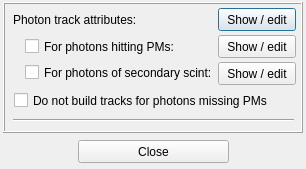
<?xml version="1.0" encoding="UTF-8"?>
<ui version="4.0">
 <class>ATrackDrawProperties</class>
 <widget class="QDialog" name="ATrackDrawProperties">
  <property name="geometry">
   <rect>
    <x>0</x>
    <y>0</y>
    <width>306</width>
    <height>169</height>
   </rect>
  </property>
  <property name="windowTitle">
   <string>Dialog</string>
  </property>
  <widget class="QFrame" name="frame_3">
   <property name="geometry">
    <rect>
     <x>3</x>
     <y>2</y>
     <width>300</width>
     <height>131</height>
    </rect>
   </property>
   <property name="sizePolicy">
    <sizepolicy hsizetype="Minimum" vsizetype="Minimum">
     <horstretch>0</horstretch>
     <verstretch>0</verstretch>
    </sizepolicy>
   </property>
   <property name="frameShape">
    <enum>QFrame::Box</enum>
   </property>
   <property name="frameShadow">
    <enum>QFrame::Raised</enum>
   </property>
   <widget class="Line" name="line">
    <property name="geometry">
     <rect>
      <x>10</x>
      <y>110</y>
      <width>281</width>
      <height>16</height>
     </rect>
    </property>
    <property name="orientation">
     <enum>Qt::Horizontal</enum>
    </property>
   </widget>
   <widget class="QLabel" name="label_5">
    <property name="geometry">
     <rect>
      <x>10</x>
      <y>10</y>
      <width>198</width>
      <height>16</height>
     </rect>
    </property>
    <property name="text">
     <string>Photon track attributes:</string>
    </property>
   </widget>
   <widget class="QPushButton" name="pbPhotons_norm">
    <property name="geometry">
     <rect>
      <x>215</x>
      <y>6</y>
      <width>78</width>
      <height>23</height>
     </rect>
    </property>
    <property name="text">
     <string>Show / edit</string>
    </property>
   </widget>
   <widget class="QPushButton" name="pbPhotons_PM">
    <property name="geometry">
     <rect>
      <x>215</x>
      <y>33</y>
      <width>78</width>
      <height>23</height>
     </rect>
    </property>
    <property name="text">
     <string>Show / edit</string>
    </property>
   </widget>
   <widget class="QPushButton" name="pbPhotons_sec">
    <property name="geometry">
     <rect>
      <x>215</x>
      <y>60</y>
      <width>78</width>
      <height>23</height>
     </rect>
    </property>
    <property name="text">
     <string>Show / edit</string>
    </property>
   </widget>
   <widget class="QCheckBox" name="cbSkipPhotonsMissingPMs">
    <property name="geometry">
     <rect>
      <x>11</x>
      <y>90</y>
      <width>283</width>
      <height>17</height>
     </rect>
    </property>
    <property name="text">
     <string>Do not build tracks for photons missing PMs</string>
    </property>
   </widget>
   <widget class="QCheckBox" name="cbSpecialRule_hitPM">
    <property name="geometry">
     <rect>
      <x>22</x>
      <y>36</y>
      <width>191</width>
      <height>17</height>
     </rect>
    </property>
    <property name="text">
     <string>For photons hitting PMs:</string>
    </property>
   </widget>
   <widget class="QCheckBox" name="cbSpecialRule_secScint">
    <property name="geometry">
     <rect>
      <x>22</x>
      <y>62</y>
      <width>191</width>
      <height>17</height>
     </rect>
    </property>
    <property name="text">
     <string>For photons of secondary scint:</string>
    </property>
   </widget>
  </widget>
  <widget class="QPushButton" name="pbClose">
   <property name="geometry">
    <rect>
     <x>78</x>
     <y>140</y>
     <width>151</width>
     <height>23</height>
    </rect>
   </property>
   <property name="text">
    <string>Close</string>
   </property>
  </widget>
 </widget>
 <tabstops>
  <tabstop>pbPhotons_norm</tabstop>
  <tabstop>cbSpecialRule_hitPM</tabstop>
  <tabstop>pbPhotons_PM</tabstop>
  <tabstop>cbSpecialRule_secScint</tabstop>
  <tabstop>pbPhotons_sec</tabstop>
  <tabstop>cbSkipPhotonsMissingPMs</tabstop>
 </tabstops>
 <resources/>
 <connections/>
</ui>
